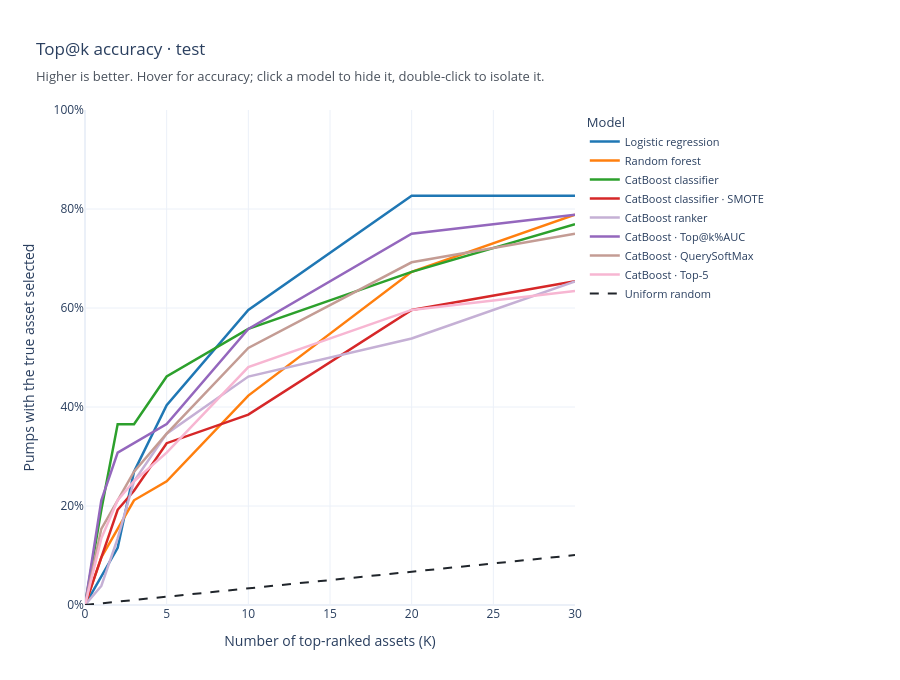

Notebook source saved alongside this figure:
### Code cell
from pumps_and_dumps.backtest.research.ranking_report import plot_ranking_accuracy

TEST_METRICS_OUTPUT = OUTPUT_DIR / "test_metrics"
test_sample = experiments[0].get_sample().get_dataset(DatasetType.TEST)
test_random_baseline = evaluation.random_topk_baseline(test_sample)
plot_ranking_accuracy(
    df_topk_test,
    dataset_type=DatasetType.TEST,
    random_baseline=test_random_baseline,
    save_path=TEST_METRICS_OUTPUT / "topk_test.html",
).show(renderer="plotly_mimetype")

### Figure 1 — Plotly figure (JSON) as saved in the notebook; plotly's stock layout.template omitted (floating-point values rounded to 4 significant figures)
{"data": [{"hovertemplate": "<b>Logistic regression</b><br>Top %{x:.0f}<br>Accuracy: %{y:.2%}<extra></extra>", "line": {"color": "#1f77b4", "dash": "solid", "width": 2.5}, "mode": "lines", "name": "Logistic regression", "x": [0, 1, 2, 3, 5, 10, 20, 30], "y": [0.0, 0.05769, 0.1154, 0.2692, 0.4038, 0.5962, 0.8269, 0.8269], "type": "scatter"}, {"hovertemplate": "<b>Random forest</b><br>Top %{x:.0f}<br>Accuracy: %{y:.2%}<extra></extra>", "line": {"color": "#ff7f0e", "dash": "solid", "width": 2.5}, "mode": "lines", "name": "Random forest", "x": [0, 1, 2, 3, 5, 10, 20, 30], "y": [0.0, 0.09615, 0.1538, 0.2115, 0.25, 0.4231, 0.6731, 0.7885], "type": "scatter"}, {"hovertemplate": "<b>CatBoost classifier</b><br>Top %{x:.0f}<br>Accuracy: %{y:.2%}<extra></extra>", "line": {"color": "#2ca02c", "dash": "solid", "width": 2.5}, "mode": "lines", "name": "CatBoost classifier", "x": [0, 1, 2, 3, 5, 10, 20, 30], "y": [0.0, 0.1923, 0.3654, 0.3654, 0.4615, 0.5577, 0.6731, 0.7692], "type": "scatter"}, {"hovertemplate": "<b>CatBoost classifier + SMOTE</b><br>Top %{x:.0f}<br>Accuracy: %{y:.2%}<extra></extra>", "line": {"color": "#d62728", "dash": "solid", "width": 2.5}, "mode": "lines", "name": "CatBoost classifier · SMOTE", "x": [0, 1, 2, 3, 5, 10, 20, 30], "y": [0.0, 0.09615, 0.1923, 0.2308, 0.3269, 0.3846, 0.5962, 0.6538], "type": "scatter"}, {"hovertemplate": "<b>CatBoost ranker</b><br>Top %{x:.0f}<br>Accuracy: %{y:.2%}<extra></extra>", "line": {"color": "#c5b0d5", "dash": "solid", "width": 2.5}, "mode": "lines", "name": "CatBoost ranker", "x": [0, 1, 2, 3, 5, 10, 20, 30], "y": [0.0, 0.03846, 0.1346, 0.25, 0.3462, 0.4615, 0.5385, 0.6538], "type": "scatter"}, {"hovertemplate": "<b>CatBoost classifier + Top@k%AUC early stopping</b><br>Top %{x:.0f}<br>Accuracy: %{y:.2%}<extra></extra>", "line": {"color": "#9467bd", "dash": "solid", "width": 2.5}, "mode": "lines", "name": "CatBoost · Top@k%AUC", "x": [0, 1, 2, 3, 5, 10, 20, 30], "y": [0.0, 0.2115, 0.3077, 0.3269, 0.3654, 0.5577, 0.75, 0.7885], "type": "scatter"}, {"hovertemplate": "<b>CatBoost + QuerySoftMax</b><br>Top %{x:.0f}<br>Accuracy: %{y:.2%}<extra></extra>", "line": {"color": "#c49c94", "dash": "solid", "width": 2.5}, "mode": "lines", "name": "CatBoost · QuerySoftMax", "x": [0, 1, 2, 3, 5, 10, 20, 30], "y": [0.0, 0.1538, 0.2115, 0.2692, 0.3462, 0.5192, 0.6923, 0.75], "type": "scatter"}, {"hovertemplate": "<b>CatBoost + Top-5</b><br>Top %{x:.0f}<br>Accuracy: %{y:.2%}<extra></extra>", "line": {"color": "#f7b6d2", "dash": "solid", "width": 2.5}, "mode": "lines", "name": "CatBoost · Top-5", "x": [0, 1, 2, 3, 5, 10, 20, 30], "y": [0.0, 0.1346, 0.2115, 0.25, 0.3077, 0.4808, 0.5962, 0.6346], "type": "scatter"}, {"hovertemplate": "<b>Uniform random</b><br>Top %{x:.0f}<br>Accuracy: %{y:.2%}<extra></extra>", "line": {"color": "#20252b", "dash": "dash", "width": 2}, "mode": "lines", "name": "Uniform random", "x": [0, 1, 2, 3, 5, 10, 20, 30], "y": [0.0, 0.003361, 0.006721, 0.01008, 0.0168, 0.03361, 0.06721, 0.1008], "type": "scatter"}], "layout": {"margin": {"l": 85, "r": 325, "t": 110, "b": 75}, "title": {"subtitle": {"font": {"size": 13, "color": "#49515c"}, "text": "Higher is better. Hover for accuracy; click a model to hide it, double-click to isolate it."}, "text": "Top@k accuracy · test", "x": 0.04}, "legend": {"title": {"text": "Model"}, "font": {"size": 11}, "x": 1.02, "y": 1, "itemclick": "toggle", "itemdoubleclick": "toggleothers"}, "xaxis": {"title": {"text": "Number of top-ranked assets (K)"}, "tickformat": "d", "rangemode": "tozero"}, "yaxis": {"title": {"text": "Pumps with the true asset selected"}, "tickformat": ".0%", "range": [0, 1]}, "height": 680, "autosize": true, "hovermode": "closest"}}
